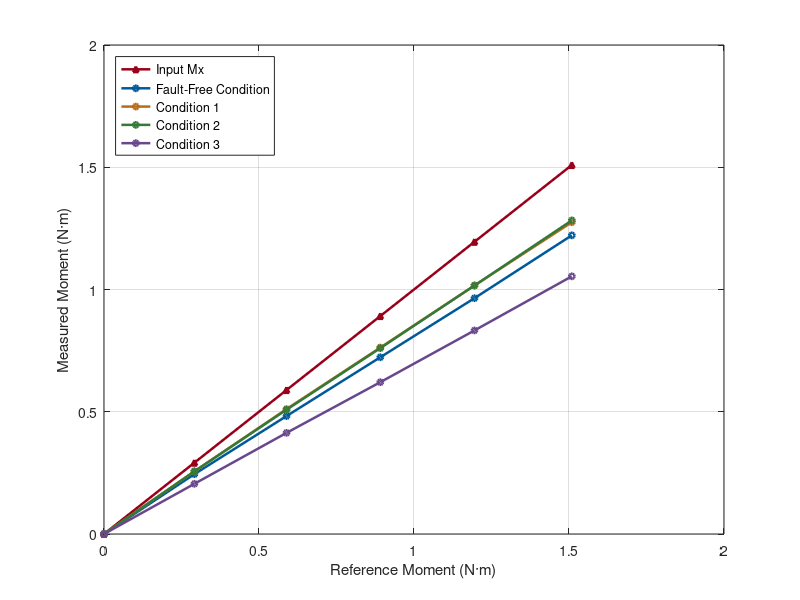

Write the MATLAB code that produced this figure. (Note: this script raises an error after producing the figure.)

clc; clear; close all;

%% =======================
% 原始数据
% 列顺序：[Input, H6, H12, H18, H24]
%% =======================

Y_raw = [
    
0.29154486	0.205263805	0.256032454	0.256292569	0.244746945
0.588731404	0.413565369	0.508330683	0.510961341	0.48235418
0.89129219	0.620931797	0.760242797	0.762428075	0.722860149
1.19512124	0.832606094	1.016236936	1.016525461	0.964518097
1.509054904	1.053922508	1.282707581	1.275058036	1.221554155

];

% 将 NaN 替换成实际 H6、H12、H18 数据

%% =======================
% 零载荷补零
%% =======================

Y = [zeros(1, size(Y_raw,2)); Y_raw];

%% =======================
% 横轴：实际输入力
%% =======================

x = Y(:,1);

%% =======================
% 颜色定义
% 绘图顺序：24、18、12、6 Channels
%% =======================

%% =======================

cInput = [0.60 0.00 0.10];   % 深红色：Reference

colorSet = [
    0.00 0.35 0.60;   % 24 Channels 深蓝色
    0.72 0.42 0.10;   % 18 Channels 深橙色
    0.20 0.48 0.22;   % 12 Channels 深绿色
    0.41 0.28 0.55;   % 6 Channels  深紫色
];

%% =======================
% 绘图
%% =======================

figure('Color','w', ...
       'Position',[200 150 760 560]);

hold on;
grid on;
box on;

% Input：深红色实心三角形
plot(x, Y(:,1), '-^', ...
    'Color', cInput, ...
    'LineWidth', 1.8, ...
    'MarkerSize', 4, ...
    'MarkerFaceColor', cInput);

% 24、18、12、6 Channels：空心圆点
plot_columns = [5 4 3 2];

for i = 1:4
    plot(x, Y(:,plot_columns(i)), '-o', ...
        'Color', colorSet(i,:), ...
        'LineWidth', 1.8, ...
        'MarkerSize', 4, ...
        'MarkerFaceColor', 'none');
end

%% =======================
% 坐标轴与标题
%% =======================

xlabel('Reference Moment (N·m)');
ylabel('Measured Moment (N·m)');


%% =======================
% 图例
%% =======================

lgd=legend({'Input Mx', ...
        'Fault-Free Condition', ...
        'Condition 1', ...
        'Condition 2', ...
        'Condition 3'}, ...
        'Location','northwest');
lgd.Box = 'off';
%% =======================
% 字体设置
%% =======================

set(gca, ...
    'FontName','Times New Roman', ...
    'FontSize',12, ...
    'LineWidth',1);

hold off;
